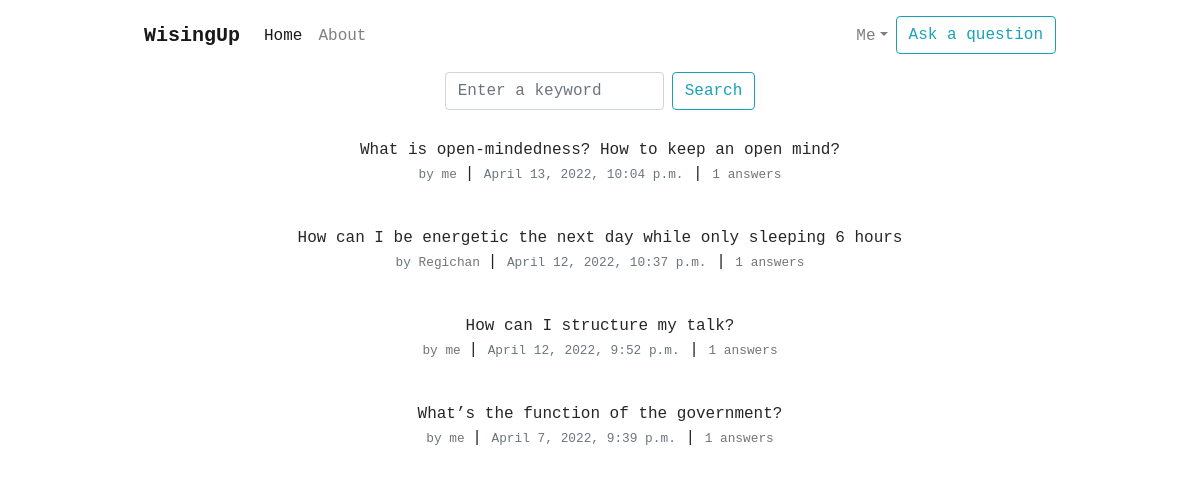
The app's page / (signed in) with its own data.
### wiseup/models.py (models this page shows, shortened)
class Question(models.Model):
    content = models.CharField(max_length=200)
    date = models.DateTimeField(auto_now_add=True)
    user = models.ForeignKey(User, on_delete=models.CASCADE)
    class Meta:
        ordering = ['-date']

### wiseup/views.py (the view)
# urls.py: path('', QuestionListView.as_view(), name='wiseup-home'),
class QuestionListView(ListView):
    model = Question
    template_name = 'wiseup/home.html'
    context_object_name = 'questions'
    paginate_by = 10
    def get_queryset(self):
        if self.request.user.is_authenticated:
            user = self.request.user
            if user.profile.if_private == True:
                queryset = Question.objects.exclude(user=user)
            else:
                queryset = Question.objects.all()
        else:
            queryset = Question.objects.all()
        if self.request.GET.get("search"):
            input = self.request.GET.get("search")
            queryset = Question.objects.filter(content__icontains=input)
        return queryset
    def get_context_data(self, **kwargs):
        context = super().get_context_data(**kwargs)
        context['search_term'] = self.request.GET.get("search")
        return context

### wiseup/templates/wiseup/home.html (shortened to what this page needs)
{% extends "wiseup/base.html" %}{% load static %}{% load query_highlight %}{% block content %}
<div class="d-flex flex-column p-2 restraint-flex text-center">
  <form method="GET" class="form-inline my-2 my-lg-0 pb-3">
    <input name="search" class="form-control mr-sm-2" required type="search" placeholder="Enter a keyword" aria-label="Search">
    <button class="btn btn-outline-info my-2 my-sm-0" type="submit">Search</button>
  </form>
  {% for question in questions %}
  <ul class="list-group">
    <li class="list-group-item borderless mb-3">
      <a class="question-title" href="{% url 'question-detail' question.id %}"
        >{% if search_term == None %}{{ question.content }}
        {% else %}{{ question.content|highlight:search_term }}
        {% endif %}</a
      ><br /><small class="text-muted"
        >by
        <a
          class="question-user"
          href="{% url 'user-questions' question.user.username %}"
          >{% if question.user == request.user %} me{% else %}{{ question.user }}{% endif %}</a
        > </small
      >| <small class="text-muted">{{ question.date }}</small> |
      <small class="text-muted"><a class="question-user" href="{% url 'question-detail' question.id %}"
        >{{ question.answers.count }} answers</a></small>
    </li>
  </ul>
  {% endfor %}
</div>
{% endblock content %}

### wiseup/static/css/main.css (style rules this page uses)
.monaco { font-family: "Monaco", monospace; }
.restraint-flex { max-width: 45em; margin: 0 auto; align-items: center; }
li.borderless { border: 0 none; }
a.question-title { color: rgba(0, 0, 0, 0.85); }
a.question-user { color: rgba(0, 0, 0, 0.55); }
a:link { text-decoration: none; }

### records on screen
Question: content "What is open-mindedness? How to keep an open mind?", shows "me", date "April 13, 2022, 10:04 p.m.", answers.count "1"
Question: content "How can I be energetic the next day while only sleeping 6 hours", user "Regichan", date "April 12, 2022, 10:37 p.m.", answers.count "1"
Question: content "How can I structure my talk?", shows "me", date "April 12, 2022, 9:52 p.m.", answers.count "1"
Question: content "What’s the function of the government?", date "April 7, 2022, 9:39 p.m.", answers.count "1"
